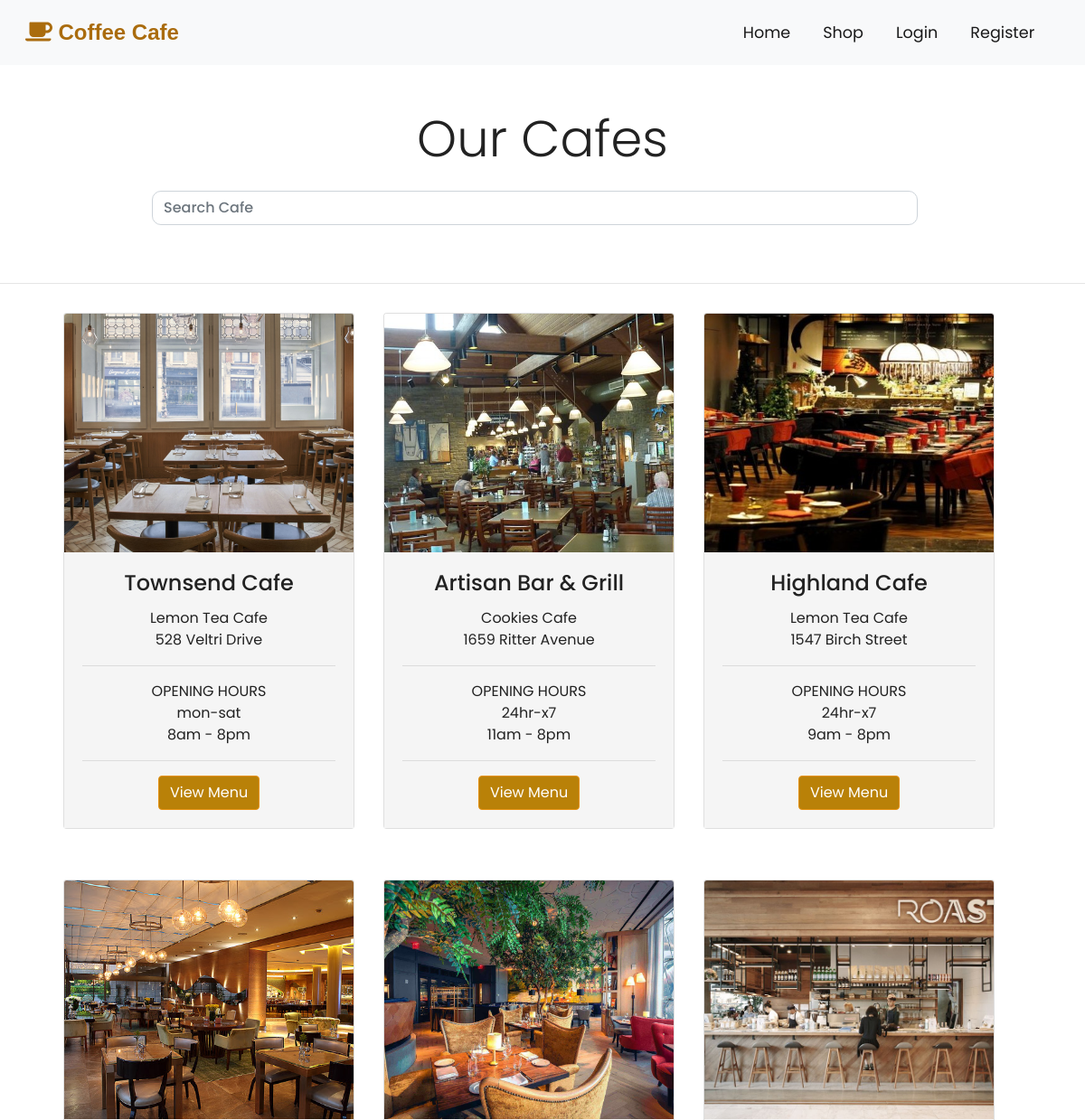
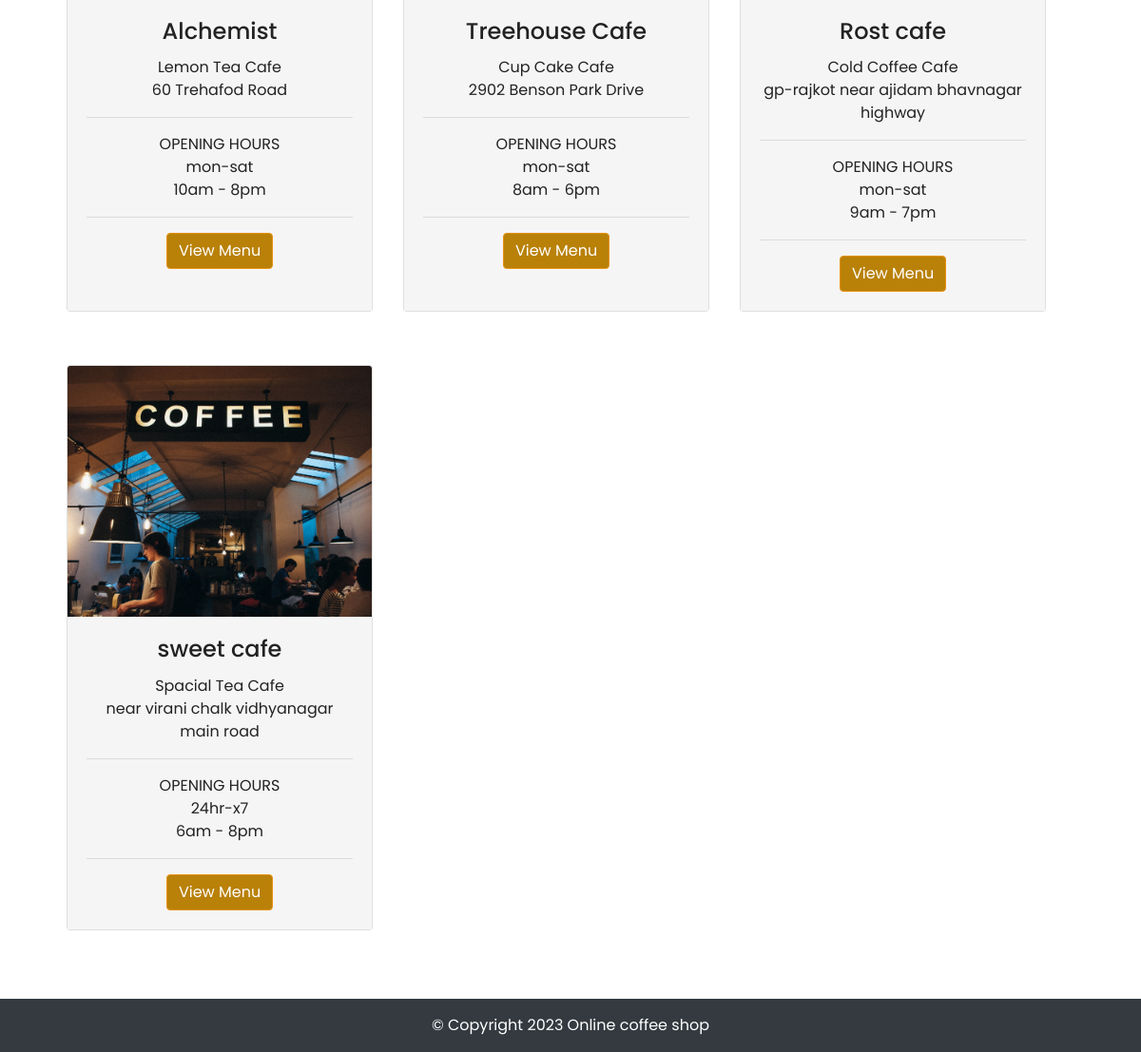
Screenshot of /index.php/cafes with the database file from the repository (2 pictures, top to bottom).
### tables this page shows
CREATE TABLE `cafes` (
  `cafe_id` int(11) NOT NULL,
  `c_id` int(11) NOT NULL,
  `name` varchar(255) NOT NULL,
  `email` varchar(255) NOT NULL,
  `phone` varchar(255) NOT NULL,
  `url` varchar(255) NOT NULL,
  `o_hr` varchar(255) NOT NULL,
  `c_hr` varchar(255) NOT NULL,
  `o_days` varchar(255) NOT NULL,
  `address` text NOT NULL,
  `img` text NOT NULL
);

CREATE TABLE `shop_category` (
  `c_id` int(11) NOT NULL,
  `c_name` varchar(255) NOT NULL
);

### application/controllers/Cafes.php (called while the page is built, shortened)
<?php
class cafes extends CI_Controller {
	public function index()
	{
		$this->load->model('Store_model');
		$stores= $this->Store_model->getResInfo();
		$data['stores'] = $stores;
		$this->load->view('front/partials/header');
		$this->load->view('front/cafes',$data);
		$this->load->view('front/partials/footer');
	}
}

### index.php (called while the page is built, shortened)
<?php
require_once BASEPATH.'core/CodeIgniter.php';

### application/models/Store_model.php (called while the page is built, shortened)
<?php
class Store_model extends CI_Model {
    public function getResInfo() {
        $this->db->select('*');
        $this->db->from('cafes');
        $this->db->join('shop_category','cafes.c_id = shop_category.c_id');
        $result = $this->db->get()->result_array();
        return $result;
    }
}

### application/views/front/cafes.php (the view, shortened to what this page needs)
<div class="container-fluid padding">
    <div class="row welcome text-center welcome">
        <div class="col-12">
            <h1 class="display-4">Our Cafes</h1>
            </div>
                <input class="form-control mb-3" id="myInput" type="text" placeholder="Search Cafe" style="width:98%;">
            </div>
        </div>
        <hr>
<div class="container text-center padding item-card">
    <div class="row container" id="myItem">
        <?php if(!empty($stores)) { ?>
        <?php foreach($stores as $store) { ?>
        <div class="col-md-6 col-lg-4 d-flex align-items-stretch">
            <div class="card mb-4 shadow-sm" id="myCard">
                <?php $image = $store['img'];?>
                <img class="card-img-top" src="<?php echo base_url().'./public/uploads/cafes/'.$image; ?>">
                <div class="card-body">
                    <h4 class="card-title"><?php echo $store['name']; ?></h4>
                    <p class="card-text mb-0"><?php echo $store['c_name']." Cafe"; ?></p>
                    <p class="card-text mb-0"><?php echo $store['address']; ?></p>
                    <hr>
                    <p class="card-text mb-0">OPENING HOURS</p>
                    <p class="card-text mb-0"><?php echo $store['o_days']; ?></p>
                    <p class="card-text"><?php echo $store['o_hr']; ?> - <?php echo $store['c_hr']; ?></p>
                    <hr>
                    <a href="<?php echo base_url().'item/list/'.$store['cafe_id']; ?>" class="btn btn-primary">View
                        Menu</a>
                </div>
            </div>
        </div>
        <?php } ?>
        <?php } else { ?>
        <h1>No records found</h1>
        <?php } ?>
    </div>
</div>

### application/views/front/partials/header.php (shortened to what this page needs)
<!DOCTYPE html>
<html lang="en">
<head>
    <link rel="stylesheet" href="<?php echo base_url().'assets/css/bootstrap.min.css';?>">
    <link rel="stylesheet" href="<?php echo base_url('/assets/css/style.css'); ?>">
</head>
<body>
    <nav class="navbar navbar-expand-md navbar-light bg-light sticky-top">
        <div class="container-fluid">
            <a class="navbar-brand" href="<?php echo base_url().'home/index';?>"><i class="fas fa-coffee"></i> Coffee Cafe</a>
            <div class="collapse navbar-collapse" id="navbarRes">
                <ul class="navbar-nav ml-auto">
                    <li class="nav-item active">
                        <a class="nav-link" href="<?php echo base_url().'home/index';?>">Home</a>
                    </li>
                    <li class="nav-item">
                        <a class="nav-link active" href="<?php echo base_url().'cafes/index';?>">Shop</a>
                    </li>
                    <?php $user = $this->session->userdata('user');
                    if(empty($user)) {
                    ?>
                    <li class="nav-item active">
                        <a class="nav-link" href="<?php echo base_url().'login';?>">Login</a>
                    </li>
                    <li class="nav-item active">
                        <a class="nav-link" href="<?php echo base_url().'singup/index'?>">Register</a>
                    </li>
                    <?php } ?>
                </ul>
            </div>
        </div>
    </nav>

### application/views/front/partials/footer.php
<footer class="section p-3 bg-dark text-white">
    <div class="text-center">&copy; Copyright <?php echo date("Y"); ?> Online coffee shop</div>
</footer>
</body>
</html>

### assets/css/style.css (style rules this page uses)
html, body { height: 100%; width: 100%; font-family: "Poppins", sans-serif; color: #222; }
.navbar { padding: 0.8rem; }
.navbar-brand { font-family: Verdana, Geneva, Tahoma, sans-serif; font-weight: bold; font-size: 1.5rem; color: #aa6c0e !important; }
.navbar li { padding-right: 20px; }
.nav-link { font-size: 1.1em !important; }
.btn-primary { background-color: #b98108; border: 1px solid #e69010; }
.padding { padding-left: 1.5rem; padding-right: 1.5rem; padding-bottom: 2rem; }
.welcome { width: 75%; margin: 0 auto; padding-top: 2rem; }
.item-card .card-img-top { width: 100%; height: 33vh; object-fit: cover; }
.item-card .card-body { background-color: #f5f5f5; }
.form-control { border-radius: 10px; }
input[placeholder] { font-weight: 500; }
[class*="col-"] { padding: 1rem; }

### rows the page displays
cafes: img (picture), name "Townsend Cafe", c.c_name "Lemon Tea", address "528 Veltri Drive", o_days "mon-sat", o_hr "8am", c_hr "8pm"
cafes: img (picture), name "Artisan Bar & Grill", c.c_name "Cookies", address "1659 Ritter Avenue", o_days "24hr-x7", o_hr "11am", c_hr "8pm"
cafes: img (picture), name "Highland Cafe", c.c_name "Lemon Tea", address "1547 Birch Street", o_days "24hr-x7", o_hr "9am", c_hr "8pm"
cafes: img (picture), name "Alchemist", c.c_name "Lemon Tea", address "60 Trehafod Road", o_days "mon-sat", o_hr "10am", c_hr "8pm"
cafes: img (picture), name "Treehouse Cafe", c.c_name "Cup Cake", address "2902 Benson Park Drive", o_days "mon-sat", o_hr "8am", c_hr "6pm"
cafes: img (picture), name "Rost cafe", c.c_name "Cold Coffee", address "gp-rajkot near ajidam bhavnagar highway", o_days "mon-sat", o_hr "9am", c_hr "7pm"
cafes: img (picture), name "sweet cafe", c.c_name "Spacial Tea", address "near virani chalk vidhyanagar main road", o_days "24hr-x7", o_hr "6am", c_hr "8pm"
